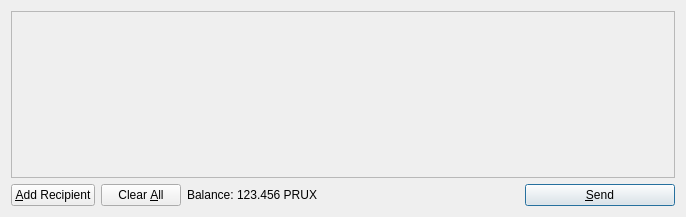
<?xml version="1.0" encoding="UTF-8"?>
<ui version="4.0">
 <class>SendCoinsDialog</class>
 <widget class="QDialog" name="SendCoinsDialog">
  <property name="geometry">
   <rect>
    <x>0</x>
    <y>0</y>
    <width>686</width>
    <height>217</height>
   </rect>
  </property>
  <property name="windowTitle">
   <string>Send PRUX</string>
  </property>
  <layout class="QVBoxLayout" name="verticalLayout">
   <item>
    <widget class="QScrollArea" name="scrollArea">
     <property name="widgetResizable">
      <bool>true</bool>
     </property>
     <widget class="QWidget" name="scrollAreaWidgetContents">
      <property name="geometry">
       <rect>
        <x>0</x>
        <y>0</y>
        <width>666</width>
        <height>155</height>
       </rect>
      </property>
      <layout class="QVBoxLayout" name="verticalLayout_2">
       <property name="margin">
        <number>0</number>
       </property>
       <item>
        <layout class="QVBoxLayout" name="entries">
         <property name="spacing">
          <number>6</number>
         </property>
        </layout>
       </item>
       <item>
        <spacer name="verticalSpacer">
         <property name="orientation">
          <enum>Qt::Vertical</enum>
         </property>
         <property name="sizeHint" stdset="0">
          <size>
           <width>20</width>
           <height>40</height>
          </size>
         </property>
        </spacer>
       </item>
      </layout>
     </widget>
    </widget>
   </item>
   <item>
    <layout class="QHBoxLayout" name="horizontalLayout">
     <item>
      <widget class="QPushButton" name="addButton">
       <property name="toolTip">
        <string>Send to multiple recipients at once</string>
       </property>
       <property name="text">
        <string>&amp;Add Recipient</string>
       </property>
       <property name="icon">
        <iconset resource="../bitcoin.qrc">
         <normaloff>:/icons/add</normaloff>:/icons/add</iconset>
       </property>
       <property name="autoDefault">
        <bool>false</bool>
       </property>
      </widget>
     </item>
     <item>
      <widget class="QPushButton" name="clearButton">
       <property name="sizePolicy">
        <sizepolicy hsizetype="Minimum" vsizetype="Fixed">
         <horstretch>0</horstretch>
         <verstretch>0</verstretch>
        </sizepolicy>
       </property>
       <property name="toolTip">
        <string>Remove all transaction fields</string>
       </property>
       <property name="text">
        <string>Clear &amp;All</string>
       </property>
       <property name="icon">
        <iconset resource="../bitcoin.qrc">
         <normaloff>:/icons/remove</normaloff>:/icons/remove</iconset>
       </property>
       <property name="autoRepeatDelay">
        <number>300</number>
       </property>
       <property name="autoDefault">
        <bool>false</bool>
       </property>
      </widget>
     </item>
     <item>
      <layout class="QHBoxLayout" name="horizontalLayout_2">
       <property name="spacing">
        <number>3</number>
       </property>
       <item>
        <widget class="QLabel" name="label">
         <property name="text">
          <string>Balance:</string>
         </property>
        </widget>
       </item>
       <item>
        <widget class="QLabel" name="labelBalance">
         <property name="cursor">
          <cursorShape>IBeamCursor</cursorShape>
         </property>
         <property name="text">
          <string>123.456 PRUX</string>
         </property>
         <property name="textInteractionFlags">
          <set>Qt::LinksAccessibleByMouse|Qt::TextSelectableByKeyboard|Qt::TextSelectableByMouse</set>
         </property>
        </widget>
       </item>
      </layout>
     </item>
     <item>
      <spacer name="horizontalSpacer">
       <property name="orientation">
        <enum>Qt::Horizontal</enum>
       </property>
       <property name="sizeHint" stdset="0">
        <size>
         <width>40</width>
         <height>20</height>
        </size>
       </property>
      </spacer>
     </item>
     <item>
      <widget class="QPushButton" name="sendButton">
       <property name="minimumSize">
        <size>
         <width>150</width>
         <height>0</height>
        </size>
       </property>
       <property name="toolTip">
        <string>Confirm the send action</string>
       </property>
       <property name="text">
        <string>&amp;Send</string>
       </property>
       <property name="icon">
        <iconset resource="../bitcoin.qrc">
         <normaloff>:/icons/send</normaloff>:/icons/send</iconset>
       </property>
       <property name="default">
        <bool>true</bool>
       </property>
      </widget>
     </item>
    </layout>
   </item>
  </layout>
 </widget>
 <resources>
  <include location="../bitcoin.qrc"/>
 </resources>
 <connections/>
</ui>
